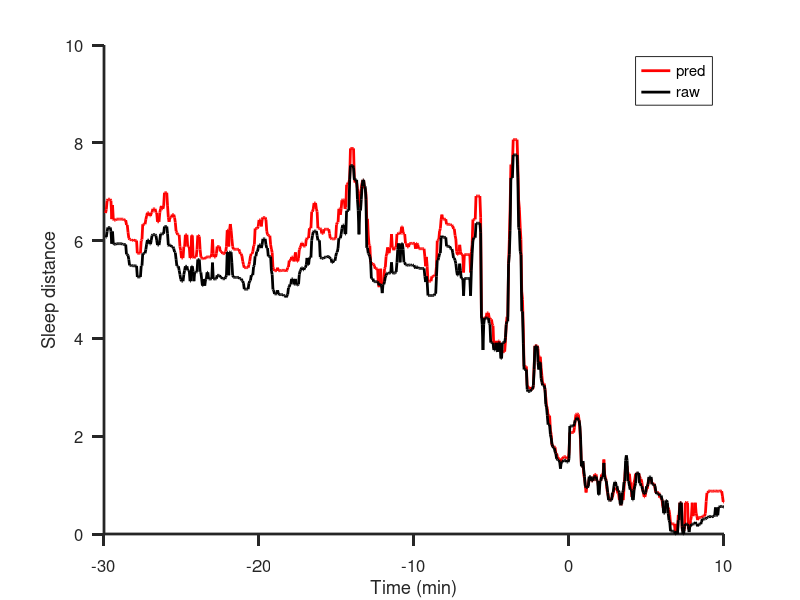

The MATLAB source for this figure: (Note: this script raises an error after producing the figure.)
%% Final plot codes for Figure 4

% Author: JL

%% Figure 4B

clear all
clc
load Figure4B.mat

figure
hold on
plot(tvec,nis_smooth,'LineWidth',2,'Color','r')
plot(tvec,raws,'LineWidth',2,'Color','k')
legend({'pred','raw'})
xlabel('Time (min)')
ylabel('Sleep distance')
box off
set(gca, 'FontSize', 12);
    set(gca, 'TickDir', 'out');
    set(gca, 'ticklength', 2*get(gca, 'ticklength'));
    set(gca, 'lineWidth', 2);


%% Figure 4C

clear all
clc
load Figure4C.mat

colorsall = distinguishable_colors(10);
colorsall = colorsall([2,1,4,5,6,9,8],:);

figure
violinplot(cos_avg,nights_used,'ViolinColor',colorsall)
box off
xlabel('No. of training nights')
ylabel('Cosine similarity')
set(gca, 'FontSize', 12);
set(gca, 'TickDir', 'out');
set(gca,'ticklength',2*get(gca,'ticklength'))
set(gca,'lineWidth',2)

%% Figure 4D (i-ii) Representative training night

% Figure 4D shows an representative one from the entire prediction result
% This part takes relatively long to run for computation of the bifurcation
% diagram;

clear all
clc
load Figure4D1.mat

[SCrtic, ~]  = plot_bifurcation_rev(dd, xx_smooth, tvec, 'Noname', params_optim, 1);

%% Figure 4D (iii), Representative testing night for prediction

% This plot only shows one out of 7 testing night of that participant
% For a more comprehensive view of all testing nights example, see the
% "Core Algorithms and Examples" folder.

% In the main figure, the hypnogram was removed, but retained here for a
% more direct visualisation of the golden standard

clear all
clc
load Figure4D2.mat

stageNames = {'Awake', 'N1', 'N2', 'N3'};
f = figure;
f.Position(3:4) = [500,600];

tonset = find(tvec==0);

ax1=subplot(3,1,3);
plot(tvec,hyp_expand,'LineWidth',2)
ylim([0,3])
box off
set(gca,'FontSize', 12)
set(gca,'TickDir','out')
set(gca,'ticklength',2*get(gca,'ticklength'))
set(gca,'lineWidth',2)
set(gca, 'YTick', 0:3, 'YTickLabel', stageNames);
line([0,0],ax1.YLim,'LineStyle','--','LineWidth',2,'Color','r');
hold on
crossingTimePoints = crossthisn.downwardCrossingTime;
crossingDetails = crossthisn;
if ~isempty(crossingTimePoints)
    for i = 1:length(crossingDetails)
        if crossingDetails(i).isRealCrossing

            tidx_cross = find(tvec>crossingDetails(i).downwardCrossingTime,1);
            h3 = plot(crossingDetails(i).downwardCrossingTime, hyp_expand(tidx_cross-1), 'ro', 'MarkerSize', 8, 'MarkerFaceColor', 'r'); % Plot real crossing points
            % else
            %     h3 = plot(crossingDetails(i).downwardCrossingTime, criticalSValue, 'bo', 'MarkerSize', 8, 'MarkerFaceColor', 'b'); % Plot other crossing points
        end
    end
end

xlabel('Time (min)')
ax2=subplot(3,1,1:2);
plot(tvec,xx_smoothed,'k')
hold on
yline(criticalSValue, 'g--', 'LineWidth', 1.5)
box off
set(gca,'FontSize', 12)
set(gca,'TickDir','out')
set(gca,'ticklength',2*get(gca,'ticklength'))
set(gca,'lineWidth',2)
ylabel('Sleep Distance')
% line([0,0],ax2.YLim,'LineStyle','--','LineWidth',2,'Color','r');

crossingTimePoints = crossthisn.downwardCrossingTime;
crossingDetails = crossthisn;
if ~isempty(crossingTimePoints)
    for i = 1:length(crossingDetails)
        if crossingDetails(i).isRealCrossing
            h3 = plot(crossingDetails(i).downwardCrossingTime, criticalSValue, 'ro', 'MarkerSize', 8, 'MarkerFaceColor', 'r'); % Plot real crossing points
            % else
            %     h3 = plot(crossingDetails(i).downwardCrossingTime, criticalSValue, 'bo', 'MarkerSize', 8, 'MarkerFaceColor', 'b'); % Plot other crossing points
        end
    end
end
line([0,0],ax2.YLim,'LineStyle','--','LineWidth',2,'Color','r');


tcrnow = mdltcrt(night_to_plot);
line([tcrnow,tcrnow],ax2.YLim,'LineStyle','--','LineWidth',2,'Color','b');

%% Figure 4E

clear all
clc
load Figure4E.mat

figure
binedges = [-20:0.5:0];
% histogram(predany_all(idxmask),binedges,'Normalization','probability')
% hold on
histogram(tcrtc_alltrains_vec(idxposmdl),binedges,'Normalization','probability')
xlabel('Time (min)')
ylabel('Probability')
box off
set(gca,'FontSize', 12)
set(gca,'TickDir','out')
set(gca,'ticklength',2*get(gca,'ticklength'))
set(gca,'lineWidth',2)

tdiff = predany_all(idxallinc) - tcrtc_alltrains_vec(idxallinc);
figure
bed = [-15:0.5:15];
histogram(tdiff,bed,'Normalization','probability')
xlabel('Prediction Error (min)')
ylabel('Probability')
box off
set(gca,'FontSize', 12)
set(gca,'TickDir','out')
set(gca,'ticklength',2*get(gca,'ticklength'))
set(gca,'lineWidth',2)
tdmed = median(tdiff,'omitnan');
line([tdmed,tdmed],ylim,'LineStyle','--','LineWidth',2,'Color','r');









